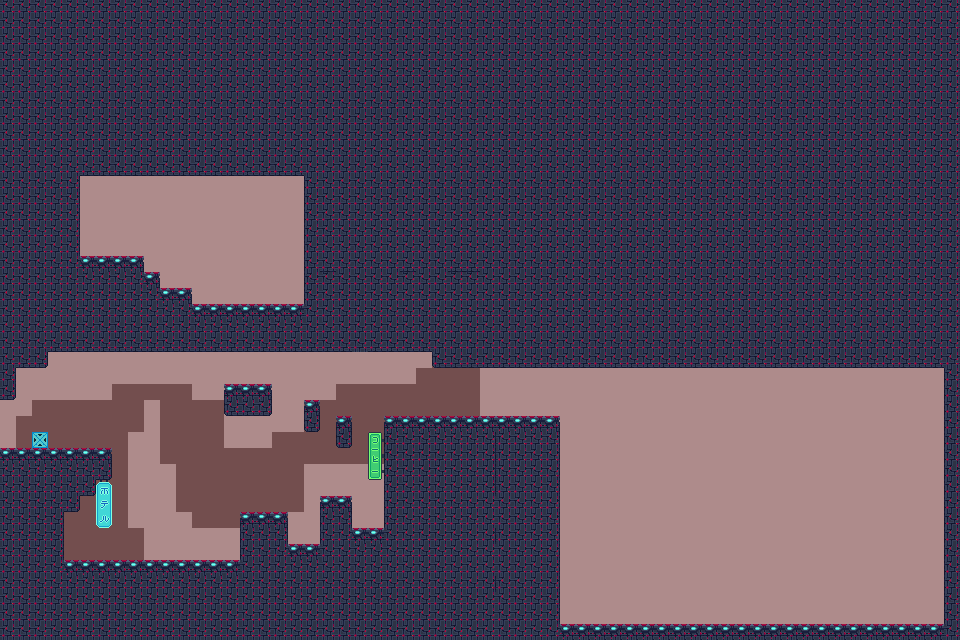

Tiled map render using the project's own tile images. Description and the map definition, with tile-layer contents summarised, below:
An orthogonal 60x40 tile map with 16x16 px tiles, 5 tile layers (font, decoration, invisible, colision, ...), 3 tilesets.

<map version="1.10" tiledversion="1.10.2" orientation="orthogonal" renderorder="right-down" width="60" height="40" tilewidth="16" tileheight="16" infinite="0" nextlayerid="9" nextobjectid="1">
 <tileset firstgid="1" source="../tileset/TILESET_FUTURISTIC_CITY.tsx" />
 <tileset firstgid="25" source="../tileset/hero.tsx" />
 <tileset firstgid="26" source="../tileset/font.tsx" />
 <layer id="2" name="font" width="60" height="40">
  <data>[2400 cells, 2400 non-empty, 2 distinct tile ids]</data>
 </layer>
 <layer id="3" name="decoration" width="60" height="40">
  <data>[2400 cells, 6 non-empty, 6 distinct tile ids]</data>
 </layer>
 <layer id="8" name="invisible" width="60" height="40">
  <data>[2400 cells, 1608 non-empty, 11 distinct tile ids]</data>
 </layer>
 <layer id="1" name="colision" width="60" height="40">
  <data>[2400 cells, 1647 non-empty, 11 distinct tile ids]</data>
 </layer>
 <layer id="6" name="HERO" width="60" height="40">
  <data>[2400 cells, 1 non-empty, 1 distinct tile ids]</data>
 </layer>
</map>
